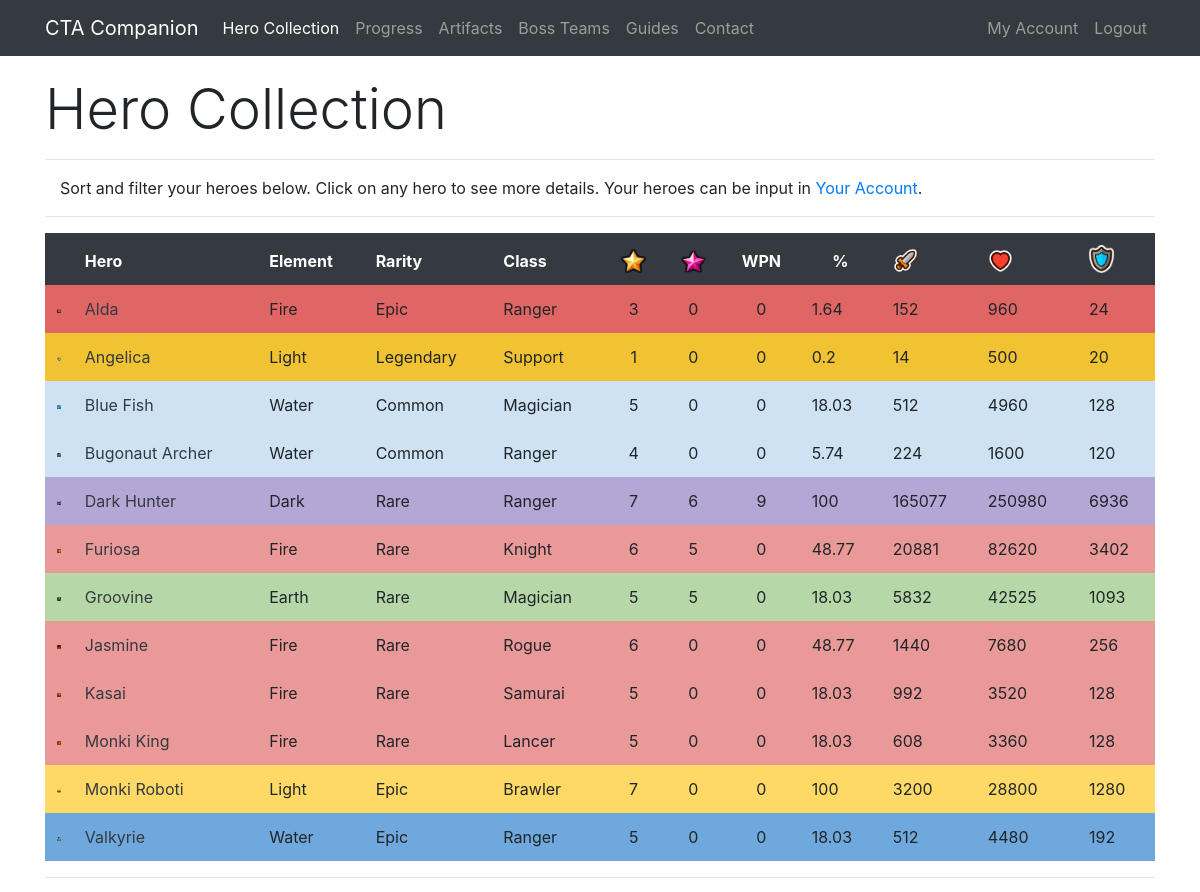
The page /collection/Cayumi (signed in, upper part) on the database as committed earlier.
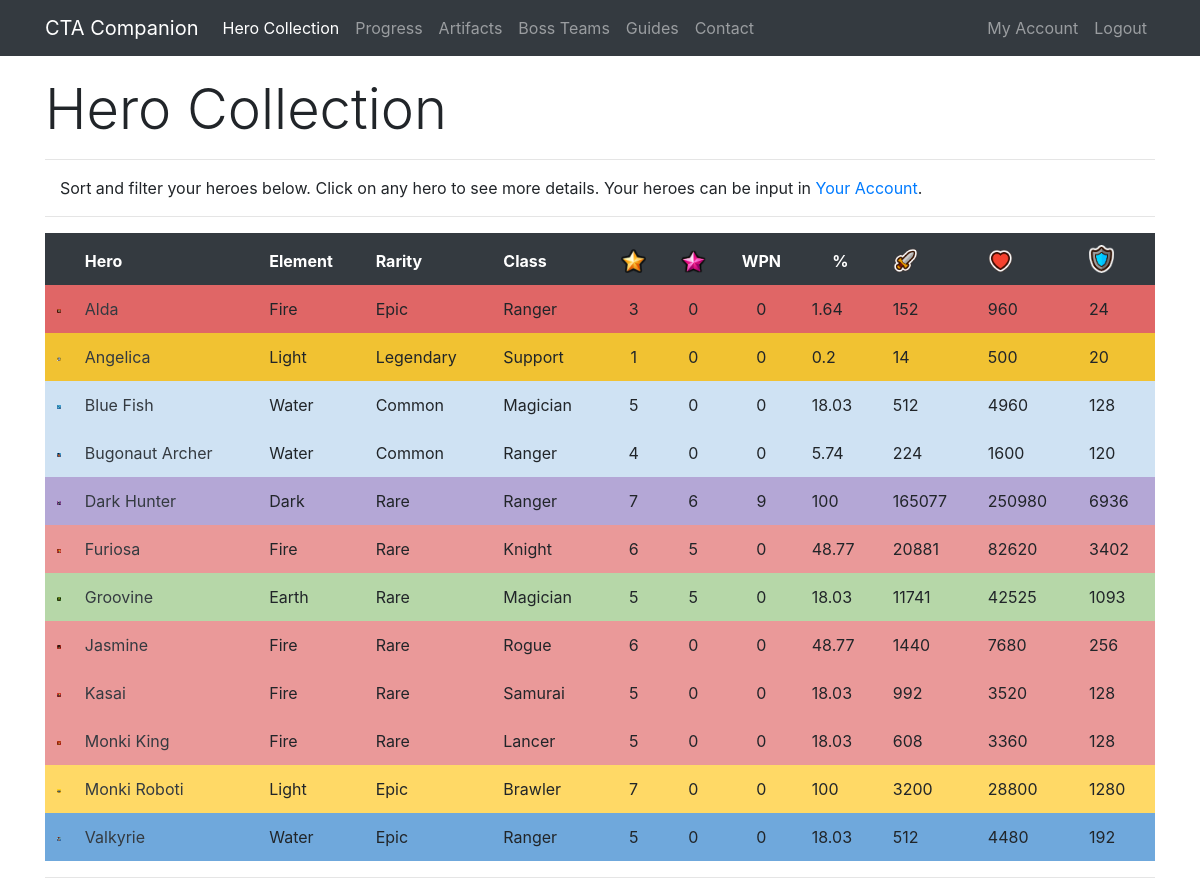
The same page on the database as committed later.
### app/models.py (models this page shows, shortened)
class Hero(db.Model):
    id = db.Column(db.Integer, primary_key=True)
    level = db.Column(db.Integer, index=True)
    awaken = db.Column(db.Integer, index=True)
    wpn = db.Column(db.Integer, index=True)
    medals = db.Column(db.Integer, index=True)
    runedAtk = db.Column(db.Integer, index=True)
    runedHp = db.Column(db.Integer, index=True)
    runedDef = db.Column(db.Integer, index=True)
    runedAps = db.Column(db.Integer, index=True)
    runedCrit = db.Column(db.Integer, index=True)
    runedCritDmg = db.Column(db.Integer, index=True)
    user_id = db.Column(db.Integer, db.ForeignKey('user.id'))
    base_id = db.Column(db.Integer, db.ForeignKey('base.id'))
    def atk(self):
        runedAttack = self.runedAtk
        base = self.baseStats.atk
        level = self.level
        awaken = self.awaken
        atk = int(base * (2 ** (level - 1)) * (1.5 ** awaken))
        runedAtk = atk + (atk * (runedAttack / 100))
        return int(runedAtk)
    def hp(self):
        runedHP = self.runedHp
        base = self.baseStats.hp
        level = self.level
        awaken = self.awaken
        hp = int(base * (2 ** (level - 1)) * (1.5 ** awaken))
        runedHP = hp + (hp * (runedHP / 100))
        return int(runedHP)
    def defense(self):
        runedDef = self.runedDef
        base = self.baseStats.defense
        level = self.level
        awaken = self.awaken
        defense = int(base * (2 ** (level - 1)) * (1.5 ** awaken))
        runedDef = defense + (defense * (runedDef / 100))
        return int(runedDef)
    def progress(self):
        level = self.level
        medals = self.medals
        if level == 0:
            accumulated = 0
            total = accumulated + medals
        elif level == 1:
            accumulated = 10
            total = accumulated + medals
        elif level == 2:
            accumulated = 30
            total = accumulated + medals
        elif level == 3:
            accumulated = 80
            total = accumulated + medals
        elif level == 4:
            accumulated = 280
            total = accumulated + medals
        elif level == 5:
            accumulated = 880
            total = accumulated + medals
        elif level == 6:
            accumulated = 2380
            total = accumulated + medals
        elif level == 7:
            accumulated = 4880
            total = accumulated + medals
        total = (total / 4880) * 100
        if total == 100:
            return int(total)
        return round(total, 2)

class Base(db.Model):
    id = db.Column(db.Integer, primary_key=True)
    name = db.Column(db.String(32), index=True, unique=True)
    nameSafe = db.Column(db.String(32), index=True, unique=True)
    job = db.Column(db.String(16), index=True)
    rarity = db.Column(db.String(16), index=True)
    element = db.Column(db.String(16), index=True)
    gender = db.Column(db.String(16), index=True)
    crusher = db.Column(db.Integer, index=True)
    fly = db.Column(db.Integer, index=True)
    blitz = db.Column(db.Integer, index=True)
    atk = db.Column(db.Integer, index=True)
    hp = db.Column(db.Integer, index=True)
    defense = db.Column(db.Integer, index=True)
    crit = db.Column(db.Integer, index=True)
    critDmg = db.Column(db.Integer, index=True)
    movespeed = db.Column(db.Integer, index=True)
    aps = db.Column(db.Integer, index=True)
    arange = db.Column(db.Integer, index=True)
    resistance = db.Column(db.Integer, index=True)
    frenzy = db.Column(db.Integer, index=True)
    dodge = db.Column(db.Integer, index=True)
    stun = db.Column(db.Integer, index=True)
    stunTime = db.Column(db.Integer, index=True)
    aoe = db.Column(db.Integer, index=True)
    ult = db.Column(db.Integer, index=True)
    kshp = db.Column(db.Integer, index=True)
    gold = db.Column(db.Integer, index=True)
    freeze = db.Column(db.Integer, index=True)
    freezeTime = db.Column(db.Integer, index=True)
    freezeDmg = db.Column(db.Integer, index=True)
    burn = db.Column(db.Integer, index=True)
    burnTime = db.Column(db.Integer, index=True)
    burnDmg = db.Column(db.Integer, index=True)
    poison = db.Column(db.Integer, index=True)
    poisonTime = db.Column(db.Integer, index=True)
    poisonDmg = db.Column(db.Integer, index=True)
    sp2 = db.Column(db.Integer, index=True)
    sp2num = db.Column(db.Integer, index=True)
    buffElement = db.Column(db.String(16), index=True)
    buffType = db.Column(db.Integer, index=True)
    buffStat = db.Column(db.String(16), index=True)
    buff = db.Column(db.Integer, index=True)
    heroes = db.relationship('Hero', backref='baseStats', lazy='dynamic')

### app/routes.py (the view)
@app.route('/collection/<username>')
@login_required
def collection(username):
    user = User.query.filter_by(username=username).first_or_404()
    heroes = Hero.query.filter_by(player=user)
    heroactive = 1
    return render_template('collection.html', user=user, heroes=heroes, title='Hero Collection', heroactive=heroactive)

### app/models.py (called while the page is built)
@login.user_loader
def load_user(id):
    return User.query.get(int(id))

### app/templates/collection.html (shortened to what this page needs)
{% extends "base.html" %}
{% block content %}
 <div class="row pt-3">
    <div class="col-lg-12">
      <h1 class="display-4">Hero Collection</h1>
      <hr>
      <p class="instructions">Sort and filter your heroes below. Click on any hero to see more details. Your heroes can be input in <a href="{{ url_for('account', username=current_user.username) }}">Your Account</a>.</p>
        <hr>
    </div>
 </div>
  <div class="row">
    <div class="col-lg-12">
<table id="ctac" class="table table-borderless" style="width:100%">
        <thead class="thead-dark">
            <tr>
                <th data-priority="1">&nbsp;</th>
                <th data-priority="2">Hero</th>
                <th data-priority="12">Element</th>
                <th data-priority="11">Rarity</th>
                <th data-priority="10">Class</th>
                <th data-priority="3" class="text-center"><img src="{{ url_for('static', filename='star.png') }}" width="25" alt="Star Level"></th>
                <th data-priority="4" class="text-center"><img src="{{ url_for('static', filename='awaken.png') }}" width="25" alt="Awaken"></th>
                <th data-priority="5" class="text-center">WPN</th>
                <th data-priority="6" class="text-center">%</th>
                <th data-priority="7"><img src="{{ url_for('static', filename='atk.png') }}" width="25" alt="Attack"></th>
                <th data-priority="8"><img src="{{ url_for('static', filename='hp.png') }}" width="25" alt="HP"></th>
                <th data-priority="9"><img src="{{ url_for('static', filename='def.png') }}" width="25" alt="Defense"></th>
            </tr>
        </thead>
        <tbody>
        {% for i in heroes %}
        {% if i.level > 0 %}
        <tr>
            <td class="{{i.baseStats.element}}{{i.baseStats.rarity}}" width="25"><img class="img-fluid" src="/static/{{i.baseStats.nameSafe}}.png" alt="{{i.baseStats.name}}"></td>
            <td class="{{i.baseStats.element}}{{i.baseStats.rarity}}"><a class="text-dark" href="{{ url_for('hero', heroid=i.id) }}">{{ i.baseStats.name }}</b></td>
            <td class="{{i.baseStats.element}}{{i.baseStats.rarity}}">{{ i.baseStats.element }}</td>
            <td class="{{i.baseStats.element}}{{i.baseStats.rarity}}">{{ i.baseStats.rarity }}</td>
            <td class="{{i.baseStats.element}}{{i.baseStats.rarity}}">{{ i.baseStats.job }}</td>
            <td class="text-center {{i.baseStats.element}}{{i.baseStats.rarity}}">{{ i.level }}</td>
            <td class="text-center {{i.baseStats.element}}{{i.baseStats.rarity}}">{{ i.awaken }}</td>
            <td class="text-center {{i.baseStats.element}}{{i.baseStats.rarity}}">{{ i.wpn }}</td>
            <td class="text center {{i.baseStats.element}}{{i.baseStats.rarity}}">{{ i.progress() }}</td>
            <td class="{{i.baseStats.element}}{{i.baseStats.rarity}}">{{ i.atk() }}</td>
            <td class="{{i.baseStats.element}}{{i.baseStats.rarity}}">{{ i.hp() }}</td>
            <td class="{{i.baseStats.element}}{{i.baseStats.rarity}}">{{ i.defense() }}</td>
        </tr>
        {% endif %}
        {% endfor %}
        </tbody>
</table>
        <hr>
    </div>
  </div>
{% endblock %}

Rows that differ between the two databases and show on the page:
changed Hero "Groovine": atk "5832" → "11741"
